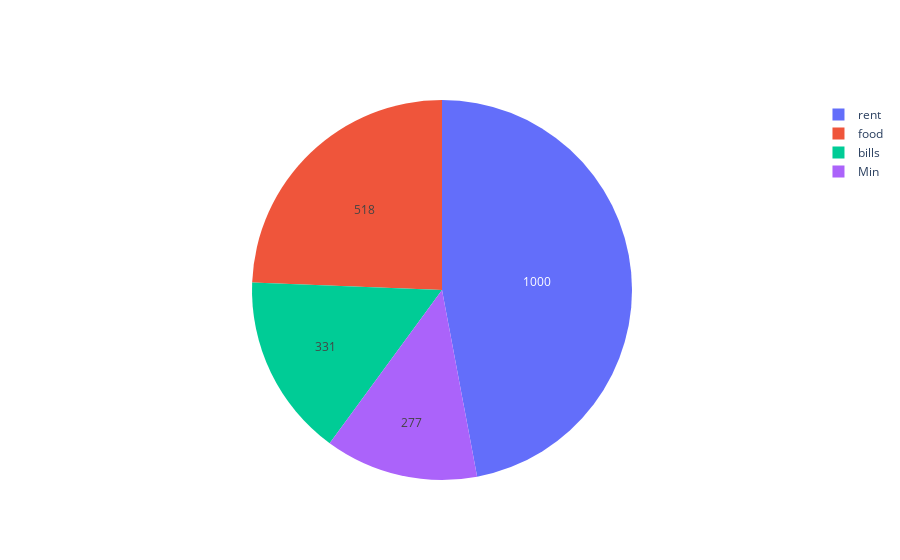

The notebook cell this image was saved under:
### Code cell
#Pie chart
groups = ['rent','food','bills','Min']
amount = [1000,518,331,277]
colors =['#ed0c5b','#17ed0c','#17ed0c','#17ed0c']

trace = go.Pie(labels=groups,values=amount,
               textinfo='value',
              hoverinfo='label+percent') 

iplot([trace])

### Figure 1 — Plotly figure (JSON) as saved in the notebook; plotly's stock layout.template omitted (floating-point values rounded to 4 significant figures)
{"data": [{"hoverinfo": "label+percent", "labels": ["rent", "food", "bills", "Min"], "textinfo": "value", "type": "pie", "values": [1000, 518, 331, 277]}], "layout": {}}
